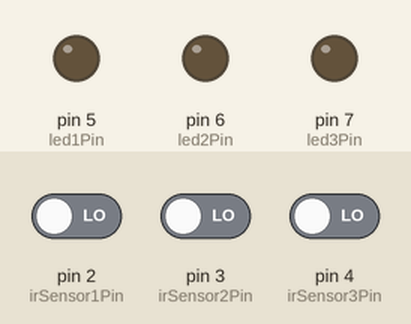
A sketch run on a simulated Arduino Uno, built with avr-gcc and run on an emulated ATmega328P. Shown: output pins drawn as LEDs (lit = HIGH). Inputs (shaded band) come from the test bench; at power-on: pin 2 (irSensor1Pin) LOW, pin 3 (irSensor2Pin) LOW, pin 4 (irSensor3Pin) LOW.

Above: at 1.2 s.
1.3 s: pin 2 (irSensor1Pin) driven HIGH
At 1.8 s:
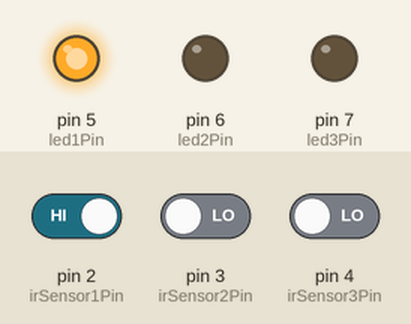
2.8 s: pin 3 (irSensor2Pin) driven HIGH
At 4.0 s:
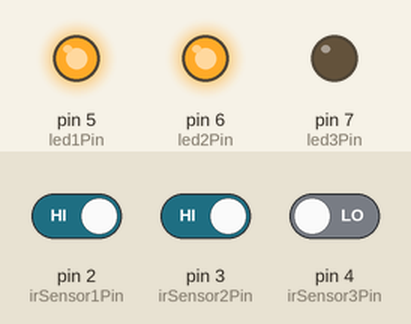
4.3 s: pin 4 (irSensor3Pin) driven HIGH
At 5.3 s:
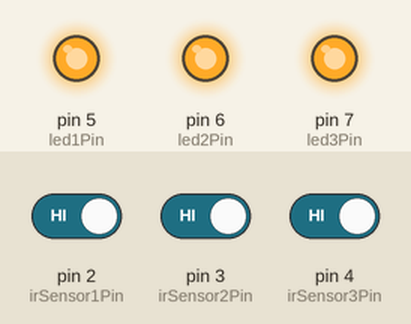
5.8 s: pin 2 (irSensor1Pin) driven LOW
At 6.4 s:
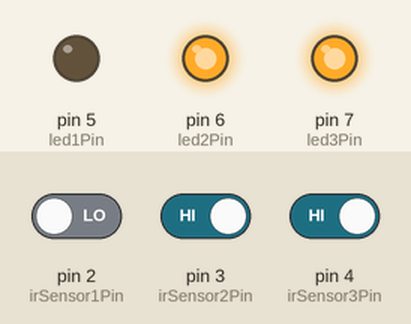
7.3 s: pin 3 (irSensor2Pin) driven LOW
At 7.6 s:
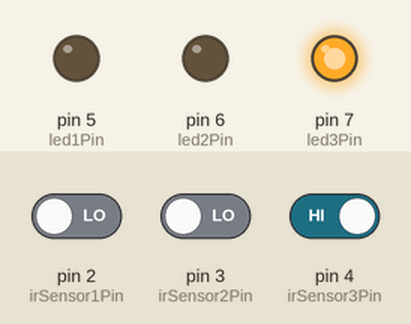
8.8 s: pin 2 (irSensor1Pin) driven HIGH
At 10.0 s:
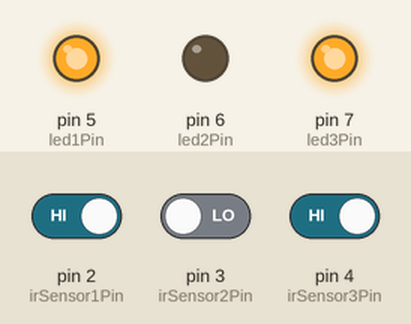
Timing chart, 0 to 11.3 s (numbered marks = the images above; inputs shaded):
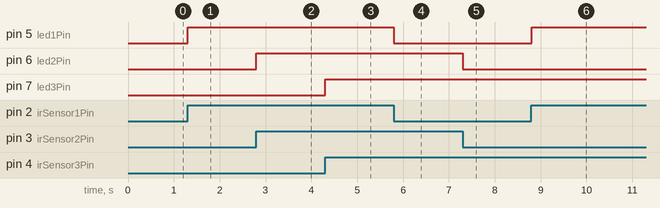

The sketch:

SmartStreetLightSystem.ino
```cpp
// Define IR sensor pins
const int irSensor1Pin = 2;
const int irSensor2Pin = 3;
const int irSensor3Pin = 4;

// Define LED pins
const int led1Pin = 5;
const int led2Pin = 6;
const int led3Pin = 7;

void setup() {
  // Initialize IR sensors as input
  pinMode(irSensor1Pin, INPUT);
  pinMode(irSensor2Pin, INPUT);
  pinMode(irSensor3Pin, INPUT);

  // Initialize LEDs as output
  pinMode(led1Pin, OUTPUT);
  pinMode(led2Pin, OUTPUT);
  pinMode(led3Pin, OUTPUT);

  // Turn off all LEDs initially
  digitalWrite(led1Pin, LOW);
  digitalWrite(led2Pin, LOW);
  digitalWrite(led3Pin, LOW);
}

void loop() {
  // Read the status of IR sensors
  int irSensor1Status = digitalRead(irSensor1Pin);
  int irSensor2Status = digitalRead(irSensor2Pin);
  int irSensor3Status = digitalRead(irSensor3Pin);

  // Check if any IR sensor detects an object
  if (irSensor1Status == HIGH) {
    digitalWrite(led1Pin, HIGH); // Turn on LED 1
  } else {
    digitalWrite(led1Pin, LOW);  // Turn off LED 1
  }

  if (irSensor2Status == HIGH) {
    digitalWrite(led2Pin, HIGH); // Turn on LED 2
  } else {
    digitalWrite(led2Pin, LOW);  // Turn off LED 2
  }

  if (irSensor3Status == HIGH) {
    digitalWrite(led3Pin, HIGH); // Turn on LED 3
  } else {
    digitalWrite(led3Pin, LOW);  // Turn off LED 3
  }

  // You can add additional logic or conditions here as needed

  // Delay for a short period to prevent rapid toggling
  delay(100);
}
```

Measured:
- after the input at 1.3 s, pin 5 (led1Pin): LOW → HIGH at once
- after the input at 2.8 s, pin 6 (led2Pin): LOW → HIGH at once
- after the input at 4.3 s, pin 7 (led3Pin): LOW → HIGH at once
- after the input at 5.8 s, pin 5 (led1Pin): HIGH → LOW at once
- after the input at 7.3 s, pin 6 (led2Pin): HIGH → LOW at once
- after the input at 8.8 s, pin 5 (led1Pin): LOW → HIGH at once
